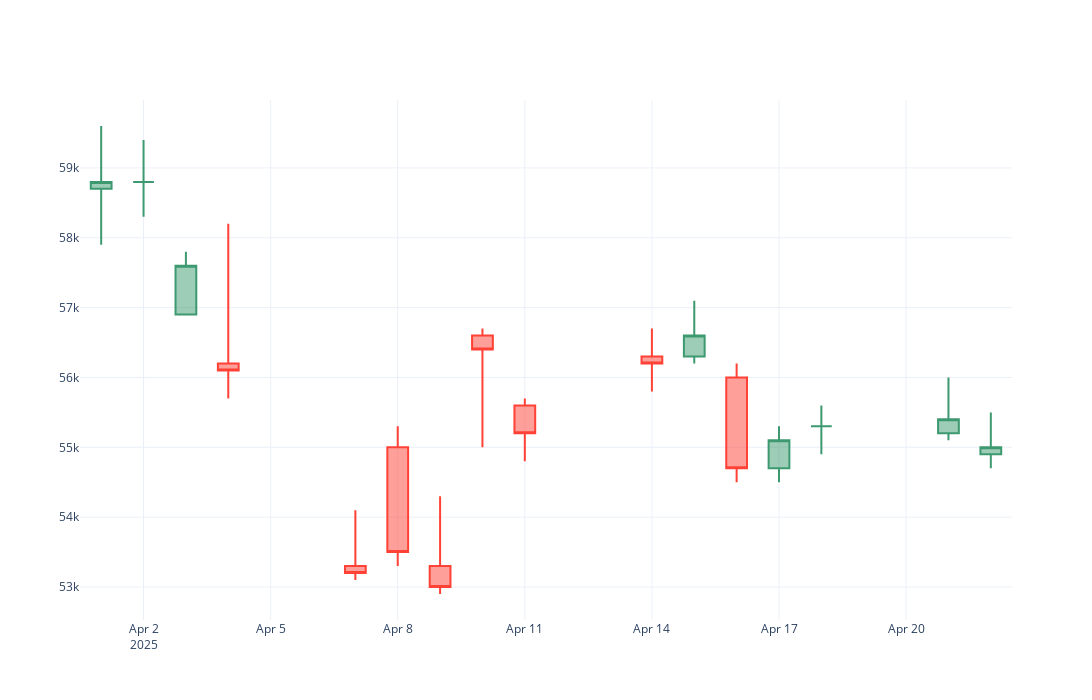

Here is the notebook cell this chart was saved with:
### Code cell
import plotly.graph_objects as go

candle = go.Candlestick(
    x=df.index,
    open=df['Open'],
    high=df['High'], 
    low=df['Low'],
    close=df['Close']
)

fig = go.Figure(data=candle)
fig.update_layout(
    xaxis_rangeslider_visible=False,
    width=1200,
    height=700
)
fig.show()
